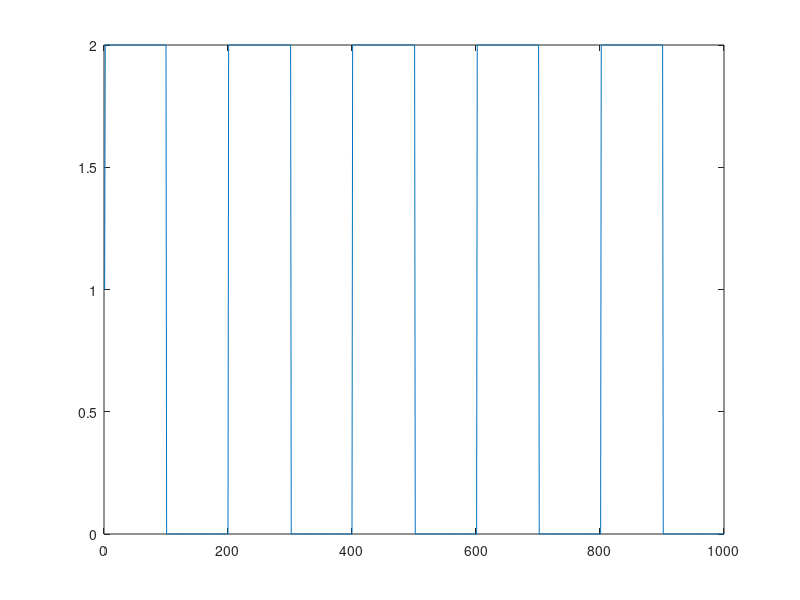

Here is the MATLAB script that generated this plot: (Note: this script raises an error after producing the figure.)

idx = linspace(0, 10*pi, 1001);
idx = idx(1:end-1);

D = 100;

a = sign(sin(idx)) + 1;
NA = 3.01*6.7500e-04;

plot(a)

plot(abs(imageSim(a, D, .0135, NA)))


%%


idx = linspace(0, 10*pi, 201);
idx = idx(1:end-1);

D = [100, 100];

a = sign(sin(idx)) + 1;
A = ones(size(idx))'* a;

NA = 3.01*6.7500e-04;


imagesc(abs(imageSim(A, D, .0135, NA)))
